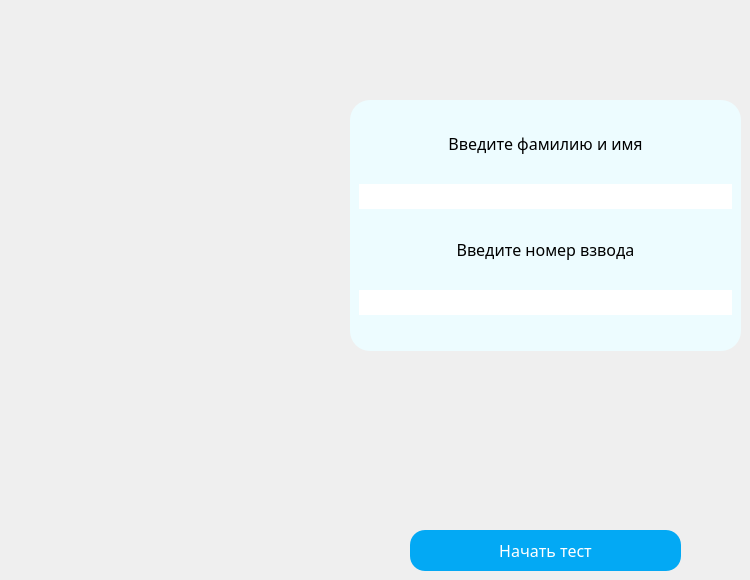
   <widget class="QWidget" name="welcome">
    <widget class="QPushButton" name="pushButton">
     <property name="geometry">
      <rect>
       <x>410</x>
       <y>530</y>
       <width>271</width>
       <height>41</height>
      </rect>
     </property>
     <property name="styleSheet">
      <string notr="true">QPushButton
{
	background: #03a9f4;
	color: #fff;
	border-radius: 15px;
	font-size: 12pt;
	font-family: Century Gothic, sans-serif;
}

QPushButton:hover
{
    background-color:#64bee8;
}

QPushButton:pressed
{
    background-color:#03a9f4;
}</string>
     </property>
     <property name="text">
      <string>Начать тест</string>
     </property>
    </widget>
    <widget class="QFrame" name="verticalFrame">
     <property name="geometry">
      <rect>
       <x>350</x>
       <y>100</y>
       <width>391</width>
       <height>251</height>
      </rect>
     </property>
     <property name="styleSheet">
      <string notr="true">background: #edfcff;
border-radius: 20px;
font-size: 12pt;
font-family: Century Gothic, sans-serif;</string>
     </property>
     <layout class="QVBoxLayout" name="verticalLayout_2">
      <item>
       <widget class="QLabel" name="label_3">
        <property name="sizePolicy">
         <sizepolicy hsizetype="Preferred" vsizetype="Fixed">
          <horstretch>0</horstretch>
          <verstretch>0</verstretch>
         </sizepolicy>
        </property>
        <property name="font">
         <font>
          <family>Century Gothic,sans-serif</family>
          <pointsize>12</pointsize>
         </font>
        </property>
        <property name="text">
         <string>Введите фамилию и имя</string>
        </property>
        <property name="alignment">
         <set>Qt::AlignBottom|Qt::AlignHCenter</set>
        </property>
       </widget>
      </item>
      <item>
       <widget class="QLineEdit" name="lineEdit_3">
        <property name="font">
         <font>
          <family>Century Gothic,sans-serif</family>
          <pointsize>12</pointsize>
         </font>
        </property>
        <property name="styleSheet">
         <string notr="true">background: white;
</string>
        </property>
        <property name="alignment">
         <set>Qt::AlignCenter</set>
        </property>
       </widget>
      </item>
      <item>
       <widget class="QLabel" name="label_4">
        <property name="sizePolicy">
         <sizepolicy hsizetype="Preferred" vsizetype="Fixed">
          <horstretch>0</horstretch>
          <verstretch>0</verstretch>
         </sizepolicy>
        </property>
        <property name="minimumSize">
         <size>
          <width>0</width>
          <height>21</height>
         </size>
        </property>
        <property name="font">
         <font>
          <family>Century Gothic,sans-serif</family>
          <pointsize>12</pointsize>
         </font>
        </property>
        <property name="layoutDirection">
         <enum>Qt::LeftToRight</enum>
        </property>
        <property name="text">
         <string>Введите номер взвода</string>
        </property>
        <property name="alignment">
         <set>Qt::AlignBottom|Qt::AlignHCenter</set>
        </property>
       </widget>
      </item>
      <item>
       <widget class="QLineEdit" name="lineEdit_4">
        <property name="font">
         <font>
          <family>Century Gothic,sans-serif</family>
          <pointsize>12</pointsize>
         </font>
        </property>
        <property name="styleSheet">
         <string notr="true">background: white;</string>
        </property>
        <property name="alignment">
         <set>Qt::AlignCenter</set>
        </property>
       </widget>
      </item>
     </layout>
    </widget>
   </widget>
